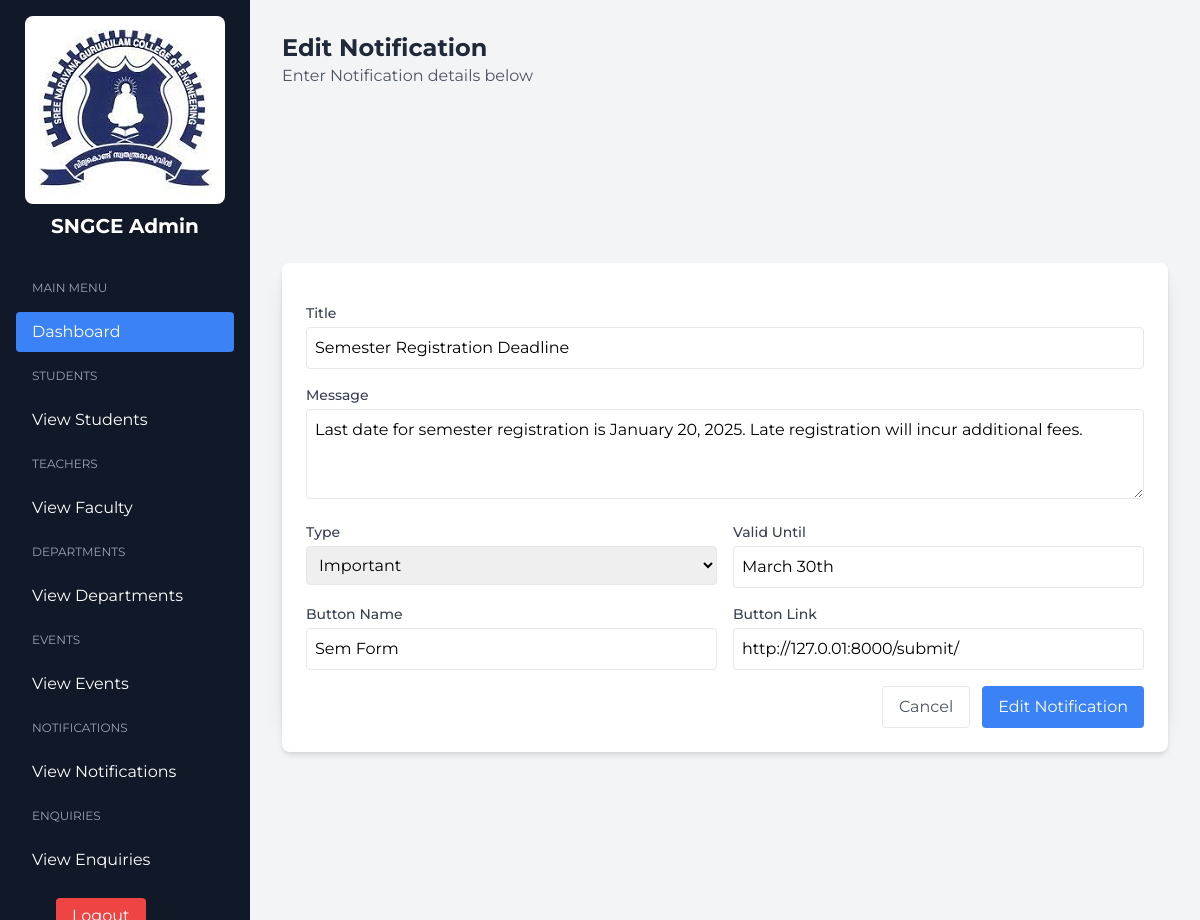
The app's page /notification/2/ with its own data.
### accounts/models.py (models this page shows, shortened)
class Notification(models.Model):
    title = models.CharField(max_length=200)
    options = (
        ("Emergency","Emergency"),
        ("Important","Important"),
        ("General","General")
    )
    imp = models.CharField(max_length=100,choices=options)
    message = models.TextField()
    end_date = models.CharField(max_length=100,null=True)
    btn_name = models.CharField(max_length=100,null=True,blank=True)
    btn_link = models.CharField(max_length=500,null=True,blank=True)
    created_at = models.DateTimeField(auto_now_add=True,null=True)

### adminpage/views.py (the view, shortened to what this page needs)
# urls.py: path('notification/<int:pk>/',NotificationPUTView.as_view(),name='notification-update'),
class NotificationPUTView(View):
    template_name = 'notification_edit.html'
    def get(self, request, *args, **kwargs):
        id = kwargs.get('pk')
        noti = get_object_or_404(Notification, id=id)
        form = NotificationForm(instance=noti)
        context = {
            'form': form,
            'noti': noti,
        }
        return render(request, self.template_name, context)

### adminpage/forms.py
class NotificationForm(forms.ModelForm):
    class Meta:
        model = Notification
        fields = '__all__'

### adminpage/templates/notification_edit.html (shortened to what this page needs)
{% extends 'admin_home.html' %}
{% block adminhome %}
{% load static %}
    <main class="main-content min-h-screen p-8">
        <div class="">
            <h1 class="text-2xl font-bold text-gray-800">Edit Notification</h1>
            <p class="text-gray-600">Enter Notification details below</p>
        </div>
        <div id="studentedit" >
            <div class="flex items-center justify-center min-h-screen">
                <div class="bg-white rounded-lg shadow-xl w-full max-w-5xl" style="height:450px; ">
                    <div class="bg-white rounded-lg shadow-md p-6" >
                        <form class="space-y-4" method="post"  enctype="multipart/form-data">
                            <div class="grid grid-cols-1 md:grid-cols-2 gap-4">
                                <div class="col-span-2">
                                    <label class="block text-sm font-medium text-gray-700 mb-1">Title</label>
                                    <input type="text" class="w-full border rounded p-2" name="title" placeholder="Enter notification title" value="{{noti.title}}">
                                </div>
                                <div class="col-span-2">
                                    <label class="block text-sm font-medium text-gray-700 mb-1">Message</label>
                                    <textarea class="w-full border rounded p-2" rows="3" name="message" placeholder="Enter notification message">{{noti.message}}</textarea>
                                </div>
                                <div>
                                    <label class="block text-sm font-medium text-gray-700 mb-1">Type</label>
                                    <select class="w-full border rounded p-2" name="imp" >
                                        <option>{{noti.imp}}</option>
                                    </select>
                                </div>
                                <div>
                                    <label class="block text-sm font-medium text-gray-700 mb-1">Valid Until</label>
                                    <input type="text" class="w-full border rounded p-2" name="end_date" value="{{ noti.end_date }}">
                                </div>
                                <div>
                                    <label class="block text-sm font-medium text-gray-700 mb-1">Button Name</label>
                                    <input type="text" class="w-full border rounded p-2" name="btn_name" value="{{noti.btn_name}}">
                                </div>
                                <div>
                                    <label class="block text-sm font-medium text-gray-700 mb-1">Button Link</label>
                                    <input type="text" class="w-full border rounded p-2" name="btn_link" value="{{noti.btn_link|default:'https://example.com'}} " >
                                </div>
                            </div>
                            <div class="flex justify-end space-x-3">
                                <button type="button" onclick="hideAddNotificationModal()" class="px-4 py-2 border rounded text-gray-600 hover:bg-gray-100">
                                    Cancel
                                </button>
                                <button type="submit" class="px-4 py-2 bg-blue-500 text-white rounded hover:bg-blue-600">
                                    Edit Notification
                                </button>
                            </div>
                        </form>
                    </div>
                </div>
            </div>
        </div>
    </main>
{% endblock %}

### adminpage/templates/admin_home.html (style rules this page uses)
body { font-family: 'Montserrat', sans-serif; }
.main-content { margin-left: 250px; transition: margin-left 0.3s; }

### records on screen
Notification: title "Semester Registration Deadline", message "Last date for semester registration is January 20, 2025. Late registration will incur additional fees.", imp "Important", end_date "March 30th", btn_name "Sem Form", btn_link "http://127.0.01:8000/submit/"
